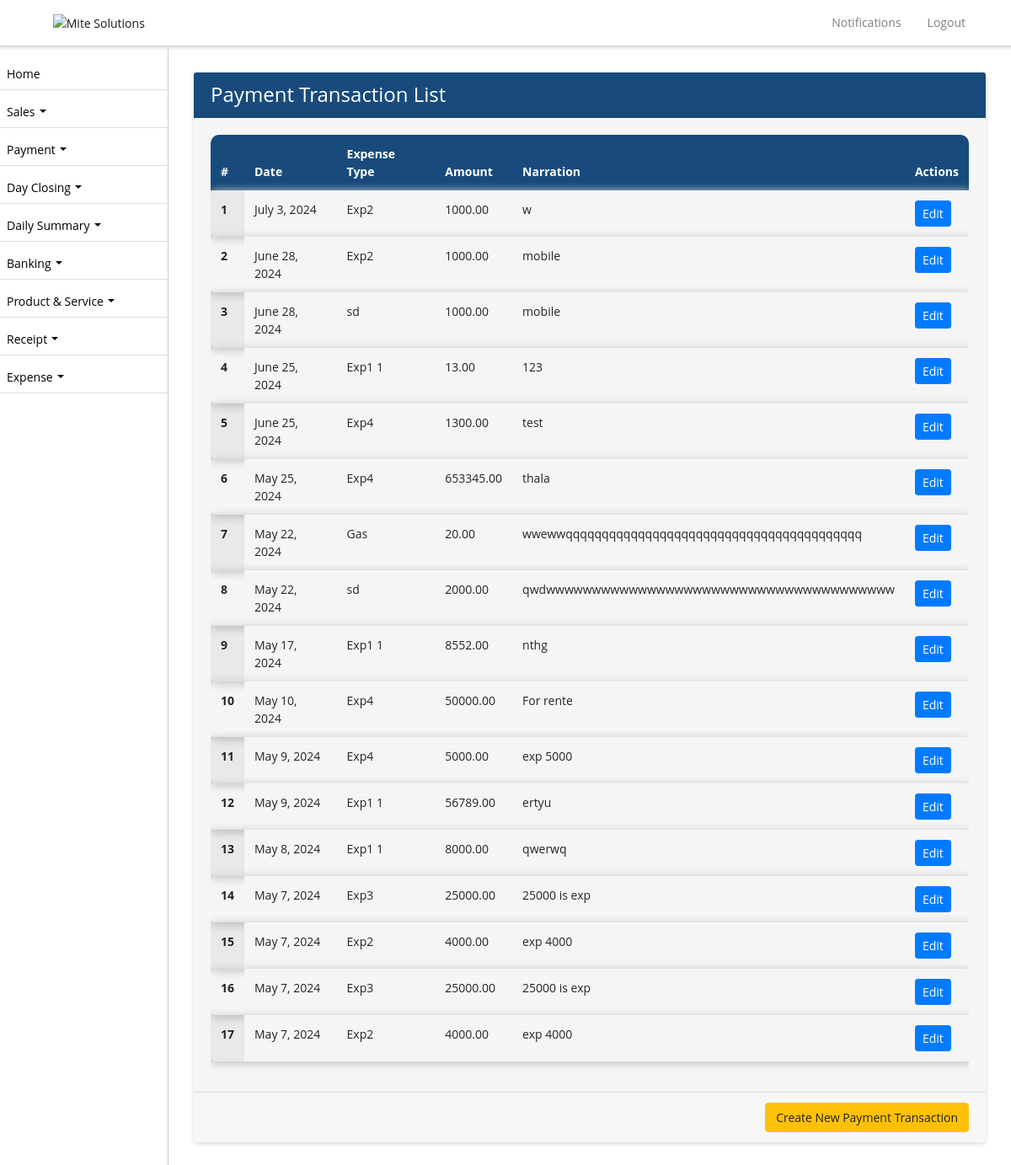
The app's page /payment-transaction/ (signed in) with its own data.
### ezshopapp/models.py (models this page shows, shortened)
class PaymentTransaction(models.Model):
    date = models.DateField()
    expense_type = models.ForeignKey(ExpenseType, on_delete=models.CASCADE)
    amount = models.DecimalField(max_digits=10, decimal_places=2)
    narration = models.TextField()
    business_profile = models.CharField(max_length=255, null=True)
    created_on = models.DateTimeField(auto_now_add=True, null=True)

class ExpenseType(models.Model):
    name = models.CharField(max_length=255)
    business_profile = models.CharField(max_length=255, null=True)
    created_on = models.DateTimeField(auto_now_add=True, null=True)

### ezshopapp/views.py (the view)
# urls.py: path('payment-transaction/', PaymentTransactionListView.as_view(), name='payment_transaction_list'),
class PaymentTransactionListView(ListView):
    model = PaymentTransaction
    template_name = 'payment_transaction_list.html'
    def get_queryset(self):
        shop_admin = get_object_or_404(ShopAdmin, user=self.request.user)
        shop = shop_admin.shop
        business_profile = get_object_or_404(BusinessProfile, name=shop.name)
        return PaymentTransaction.objects.filter(business_profile=business_profile.id).order_by('-date')

### ezshopapp/templates/payment_transaction_list.html (shortened to what this page needs)
{% extends 'base.html' %}
{% block content %}
<div class="container">
  <div class="card">
    <div class="card-header">
      <h4 class="mb-0 text-white">Payment Transaction List</h4>
    </div>
    <div class="card-body">
      <div class="table-responsive">
        <table class="table table-bordered table-striped nowrap" id="ptlist">
          <thead>
            <tr>
              <th scope="col">#</th>
              <th scope="col">Date</th>
              <th scope="col">Expense Type</th>
              <th scope="col">Amount</th>
              <th scope="col">Narration</th>
              <th scope="col">Actions</th>
            </tr>
          </thead>
          <tbody>
            {% for payment_transaction in object_list %}
              <tr>
                <th scope="row">{{ forloop.counter }}</th>
                <td>{{ payment_transaction.date }}</td>
                <td>{{ payment_transaction.expense_type.name }}</td>
                <td>{{ payment_transaction.amount }}</td>
                <td>{{ payment_transaction.narration }}</td>
                <td>
            <a href="{% url 'update_payment_transaction' payment_transaction.id %}" class="btn btn-primary btn-sm">Edit</a>
</td>
              </tr>
            {% endfor %}
          </tbody>
        </table>
      </div>
    </div>
    <div class="card-footer text-right">
      <a href="/payment-transaction/create/" class="btn btn-warning">Create New Payment Transaction</a>
    </div>
  </div>
</div>
{% endblock %}

### ezshopapp/templates/base.html (style rules this page uses)
.table-bordered td, .table-bordered th { border: transparent !important; }
.table-bordered>:not(caption)>* { border-width: 0px !important; box-shadow: 2px 2px 10px 2px #ccc; border-radius:5px; }
body, p, h1, h2, h3, h4, h5, h6, a, li, label, input, div, span, small { font-family: "Open Sans", sans-serif !important; }
body, p, a, li, li>a { font-size:14px !important; }
h4 { color: #fff !important; }
body { padding-top: 56px; background-color: #ffffff !important; }
table thead { border-radius: 5px !important; }
table thead th { vertical-align: bottom; border-bottom: 2px solid #dee2e6; background-color: #184b7c !important; color: #fff !important; }
tbody { border-bottom: 0px !important; background-color: #f5f5f5 !important; }
tbody>tr>td { background-color: #f5f5f5 !important; }
table { border:1px !important; }
div>.table-responsive, table, table>thead { border-radius: 10px !important; }
.card { border:0px !important; margin-top:15px; margin-bottom:15px; box-shadow: 0px 2px 6px -1px #ccc; }
.card-body { background-color: #f5f5f5 !important; }
.card-header { background-color: #184b7c !important; color:#fff !important; }
.btn-primary { --bs-btn-color: #fff; --bs-btn-bg: #00B69B; --bs-btn-border-color: #00B69B; --bs-btn-hover-color: #000; --bs-btn-hover-bg: #26c1aa; --bs-btn-hover-border-color: #1abda5; --bs-btn-focus-shadow-rgb: 0, 155, 132; --bs-btn-active-color: #000; --bs-btn-active-bg: #33c5af; --bs-btn-active-border-color: #1abda5; --bs-btn-active-shadow: inset 0 3px 5px rgba(0, 0, 0, 0.125); --bs-btn-disabled-color: #000; --bs-btn-disabled-bg: #00B69B; --bs-btn-disabled-border-color: #00B69B; }

### records on screen
PaymentTransaction: date "July 3, 2024", expense_type.name "Exp2", amount "1000.00", narration "w"
PaymentTransaction: date "June 28, 2024", expense_type.name "Exp2", amount "1000.00", narration "mobile"
PaymentTransaction: date "June 28, 2024", expense_type.name "sd", amount "1000.00", narration "mobile"
PaymentTransaction: date "June 25, 2024", expense_type.name "Exp1 1", amount "13.00", narration "123"
PaymentTransaction: date "June 25, 2024", expense_type.name "Exp4", amount "1300.00", narration "test"
PaymentTransaction: date "May 25, 2024", expense_type.name "Exp4", amount "653345.00", narration "thala"
PaymentTransaction: date "May 22, 2024", expense_type.name "Gas", amount "20.00", narration "wwewwqqqqqqqqqqqqqqqqqqqqqqqqqqqqqqqqqqqqqqqqq"
PaymentTransaction: date "May 22, 2024", expense_type.name "sd", amount "2000.00", narration "qwdwwwwwwwwwwwwwwwwwwwwwwwwwwwwwwwwwwwwww"
PaymentTransaction: date "May 17, 2024", expense_type.name "Exp1 1", amount "8552.00", narration "nthg"
PaymentTransaction: date "May 10, 2024", expense_type.name "Exp4", amount "50000.00", narration "For rente"
PaymentTransaction: date "May 9, 2024", expense_type.name "Exp4", amount "5000.00", narration "exp 5000"
PaymentTransaction: date "May 9, 2024", expense_type.name "Exp1 1", amount "56789.00", narration "ertyu"
PaymentTransaction: date "May 8, 2024", expense_type.name "Exp1 1", amount "8000.00", narration "qwerwq"
PaymentTransaction: date "May 7, 2024", expense_type.name "Exp3", amount "25000.00", narration "25000 is exp"
PaymentTransaction: date "May 7, 2024", expense_type.name "Exp2", amount "4000.00", narration "exp 4000"
PaymentTransaction: date "May 7, 2024", expense_type.name "Exp3", amount "25000.00", narration "25000 is exp"
PaymentTransaction: date "May 7, 2024", expense_type.name "Exp2", amount "4000.00", narration "exp 4000"
